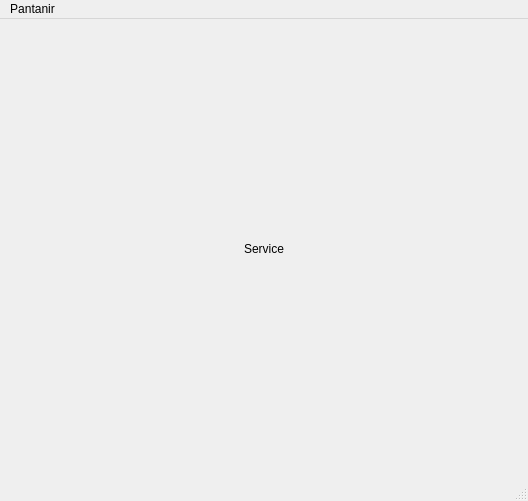
<?xml version="1.0" encoding="UTF-8"?>
<ui version="4.0">
 <class>ServiceWindow</class>
 <widget class="QMainWindow" name="ServiceWindow">
  <property name="geometry">
   <rect>
    <x>0</x>
    <y>0</y>
    <width>528</width>
    <height>501</height>
   </rect>
  </property>
  <property name="windowTitle">
   <string>Hraun Hótel - Þjónustuaðili</string>
  </property>
  <widget class="QWidget" name="centralwidget">
   <layout class="QVBoxLayout" name="verticalLayout">
    <item>
     <layout class="QHBoxLayout" name="horizontalLayout">
      <item alignment="Qt::AlignHCenter|Qt::AlignVCenter">
       <widget class="QLabel" name="label">
        <property name="text">
         <string>Service</string>
        </property>
       </widget>
      </item>
     </layout>
    </item>
   </layout>
  </widget>
  <widget class="QMenuBar" name="menubar">
   <property name="geometry">
    <rect>
     <x>0</x>
     <y>0</y>
     <width>528</width>
     <height>22</height>
    </rect>
   </property>
   <widget class="QMenu" name="menuPantanir">
    <property name="title">
     <string>Pantanir</string>
    </property>
    <addaction name="actionLista_pantanir"/>
   </widget>
   <addaction name="menuPantanir"/>
  </widget>
  <widget class="QStatusBar" name="statusbar"/>
  <action name="actionLista_pantanir">
   <property name="text">
    <string>Lista pantanir</string>
   </property>
  </action>
 </widget>
 <resources/>
 <connections/>
</ui>
